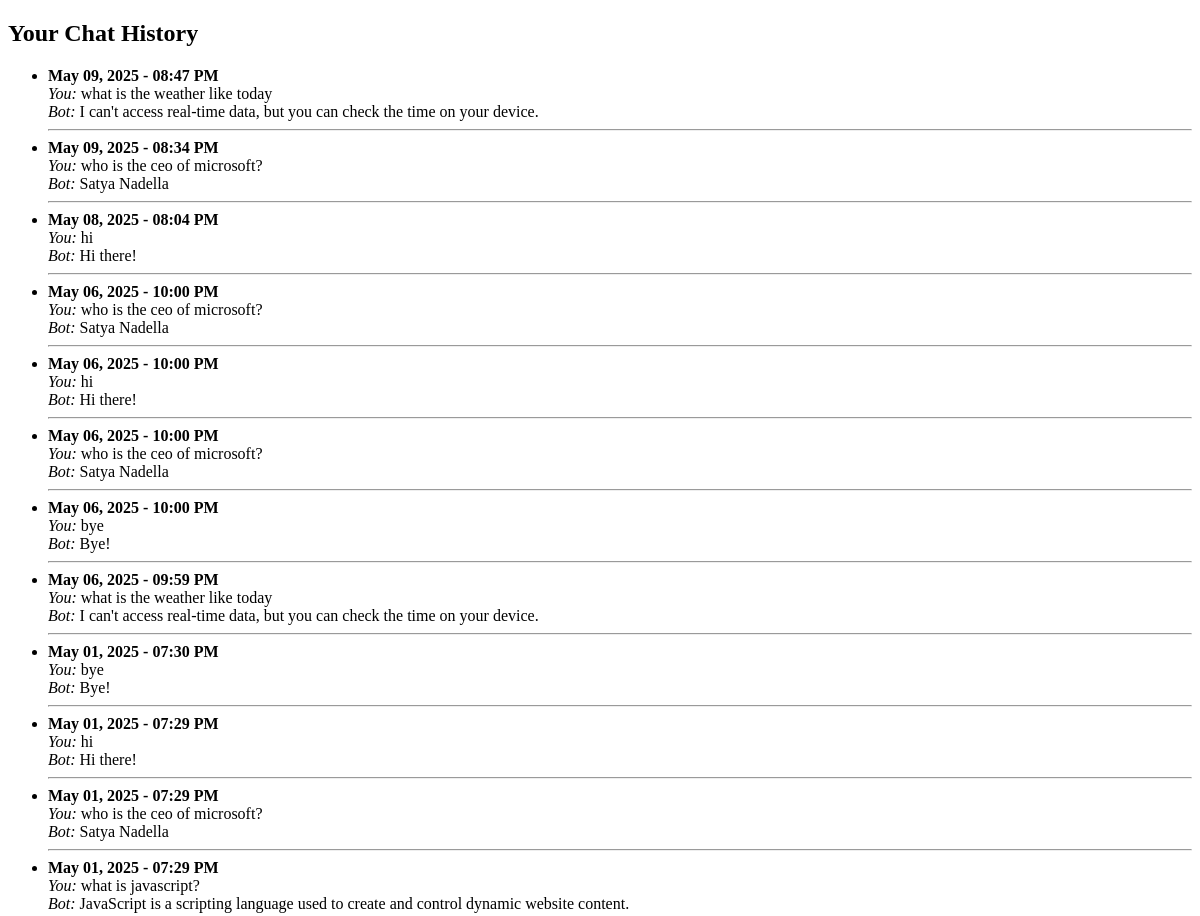
Page /history (signed in, upper part) on the earlier database version.
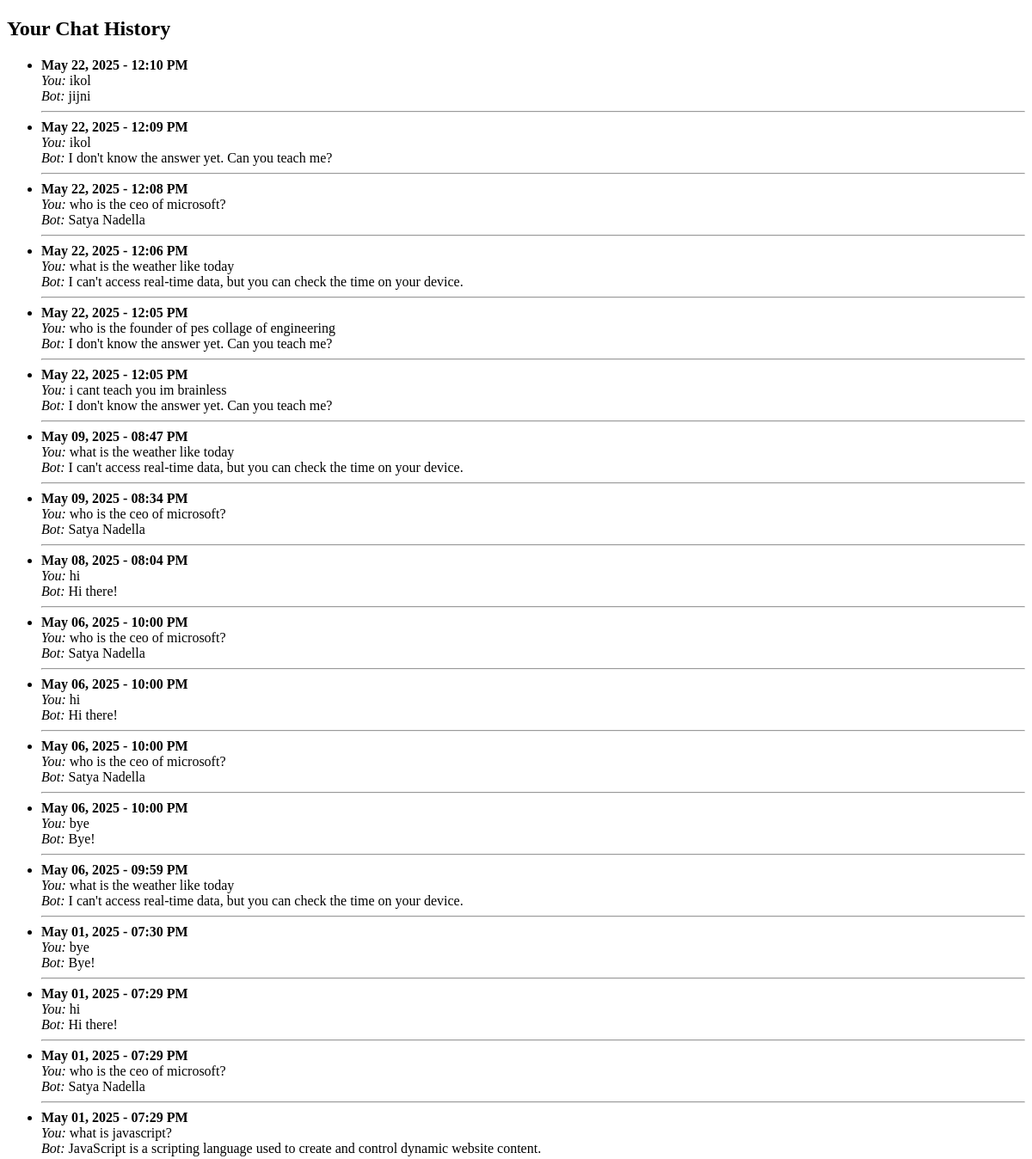
Same page on the later database version.
### tables this page shows
CREATE TABLE conversations (
        id INTEGER PRIMARY KEY AUTOINCREMENT,
        username TEXT NOT NULL,
        message TEXT NOT NULL,
        response TEXT NOT NULL,
        timestamp DATETIME DEFAULT CURRENT_TIMESTAMP
    );

### ByteBuddy/app.py (the view)
@app.route('/history')
def history():
    username = session.get("username")
    conn = sqlite3.connect('byte_buddy.db')
    c = conn.cursor()
    c.execute('''
        SELECT DATE(timestamp), message, response, timestamp
        FROM conversations
        WHERE username = ?
        ORDER BY timestamp DESC
    ''', (username,))
    chats = c.fetchall()
    conn.close()
    return render_template('history.html', chats=chats)

### ByteBuddy/templates/history.html (shortened to what this page needs)
<!DOCTYPE html>
<html>
<head>
</head>
<body>
    <h2>Your Chat History</h2>
    <ul>
        {% for chat in chats %}
            <li>
                <strong>{{ chat[3] }}</strong><br>
                <em>You:</em> {{ chat[1] }}<br>
                <em>Bot:</em> {{ chat[2] }}
                <hr>
            </li>
        {% endfor %}
    </ul>
</body>
</html>

Differences in the rows shown:
added conversations: timestamp "May 22, 2025 - 12:10 PM", message "ikol", response "jijni"
added conversations: timestamp "May 22, 2025 - 12:09 PM", message "ikol", response "I don't know the answer yet. Can you teach me?"
added conversations: timestamp "May 22, 2025 - 12:08 PM", message "who is the ceo of microsoft?", response "Satya Nadella"
added conversations: timestamp "May 22, 2025 - 12:06 PM", message "what is the weather like today", response "I can't access real-time data, but you can check the time on your device."
added conversations: timestamp "May 22, 2025 - 12:05 PM", message "who is the founder of pes collage of engineering", response "I don't know the answer yet. Can you teach me?"
added conversations: timestamp "May 22, 2025 - 12:05 PM", message "i cant teach you im brainless", response "I don't know the answer yet. Can you teach me?"
